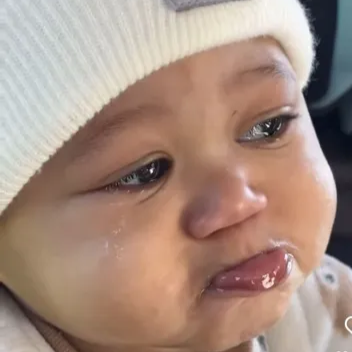
#> input picture imagens_bebe/chorando.png, 352 x 352 px
$ python -i main.py   (imports and definitions only)
#> lines starting #> are read from the running program, lines starting #| are printed output that depends on the picture
#> further down, picture is the input picture: PIL image 352x352 RGBA; mean R, G, B, A 167.1, 141.6, 128.5, 255
import asyncio
import sys
import warnings

# [7 lines not run here, left out]
import re
import json
import time
import io
import os
import subprocess  #import gif
import tempfile
import shutil

import nextcord
from PIL import Image, ImageSequence, ImageFilter
from nextcord.ext import commands, tasks
from nextcord.ui import View, Select, Button
from bemvindo import create_welcome_embed

from ticket_system import (
    setup_ticket_system,
    TicketPanelView,
    build_panel_embed,
    build_config_embed,
    load_config,
    save_config,
    ticket_reminder_loop,
)


PANEL_FILE = "panel_messages.json"

CANAL_LOG_PRIV = 1491930461750952108
CANAL_SHOP = 1491190154512171038
CARGO_PROTEGIDO = 1492378409781694484
# ============================casamento==================
CANAL_CASAMENTO = 1494420437453635766
SEU_ID = 1431111401522462741
ID_DA_NOIVA = 715329753032163379
CASAMENTO_FILE  = "casamento_compatibilidade.json"
ARQUIVO_ECONOMIA = "database.json"
# ===================================================================
CANAL_BEBE = 1494700943894118466
BEBE_FILE = "bebe_virtual.json"
PASTA_IMAGENS_BEBE = "imagens_bebe"

BEBE_IMAGENS = {
    "tranquilo": os.path.join(PASTA_IMAGENS_BEBE, "feliz.png"),
    "instável": os.path.join(PASTA_IMAGENS_BEBE, "neutro.png"),
    "chorando bastante": os.path.join(PASTA_IMAGENS_BEBE, "chorando.png"),
    "colapso": os.path.join(PASTA_IMAGENS_BEBE, "colapso.png"),
}
# mod bebe======================

NOIVO_ROLE_ID = 1491166369859764314
NOIVA_ROLE_ID = 1491166441515257927


CANAL_COMANDOS = 1494508908826464438
GIFSICLE_PATH = r"C:\Users\antho\Downloads\gifsicle-1.95-win32\gifsicle.exe"

CANAIS_REACAO = {
    1491169795398176889: 1493059675070009425,  # receita -> capcake
    1491192043672830084: 1493059522594607164,  # cinema -> pipoca
    1492357739588878449: 1492415234605060160,  # gifts -> gift1
    1491169251459862799: 1493059465958653982,  # memes -> kaka
    1491169848250597769: 1494093082667257866,  # viagens -> malas

}

DB_FILE = "database.json"

# [1 line that did not run here, left out]
# [1 line that did not run here, left out]

VIPS = {
    "momo": {
        "nome": "VIP MOMO",
        "preco": 50,
        "cargo_id": 1492358391475998892,
        "duracao_dias": 14,
        "tipo": "vip",
    },
    "picante": {
        "nome": "VIP PICANTE",
        "preco": 80,
        "cargo_id": 1492358453174472754,
        "duracao_dias": 14,
        "tipo": "vip",
    },
    "promessa": {
        "nome": "VIP PROMESSA",
        "preco": 150,
        "cargo_id": 1492358529775046793,
        "duracao_dias": 14,
        "tipo": "vip",
    },
    "dengo": {
        "nome": "VIP DENGO VITALÍCIO",
        "preco": 300,
        "cargo_id": 1492358174999707758,
        "duracao_dias": 14,
        "tipo": "vip",
    },
    "alma": {
        "nome": "PATROCÍNIO ALMA GÊMEA",
        "preco": 500,
        "cargo_id": 1492358982923321485,
        "duracao_dias": 14,
        "tipo": "vip",
    },
    "protegido": {
        "nome": "PROTEGIDO",
        "preco": 70,
        "cargo_id": 1492378409781694484,
        "duracao_dias": 7,
        "tipo": "protegido",
    },
}


from bebe import BebeSistema, registrar_views_bebe

# [1 line that did not run here, left out]
# [1 line that did not run here, left out]


CATEGORIA_MIDIA_ID = 1491169377217941675
EMOJI_CHECK = "<a:check:1495102972680736768>"


# ================= FIG =================

MAX_FIG_SIZE = 512 * 1024
FIG_DIM = (320, 320)


# [6 lines left out: function load_panels, not called in this run]

def save_panels(data):
    with open(PANEL_FILE, "w", encoding="utf-8") as f:
        json.dump(data, f, indent=4, ensure_ascii=False)

# [17 lines not run here, left out]


def fit_on_canvas(image: Image.Image, scale: float = 1.0) -> Image.Image:
#> called with scale = 1
    img = image.convert("RGBA")
    target_w, target_h = FIG_DIM

    # ===== fundo preenchido (sem transparência preta) =====
    bg_ratio = max(target_w / img.width, target_h / img.height)
#> bg_ratio = 0.909
    bg_w = max(1, int(img.width * bg_ratio))
#> bg_w = 320
    bg_h = max(1, int(img.height * bg_ratio))
#> bg_h = 320

    background = img.resize((bg_w, bg_h), Image.Resampling.LANCZOS)
    left = (bg_w - target_w) // 2
#> left = 0
    top = (bg_h - target_h) // 2
#> top = 0
    background = background.crop((left, top, left + target_w, top + target_h))
    background = background.filter(ImageFilter.GaussianBlur(12))
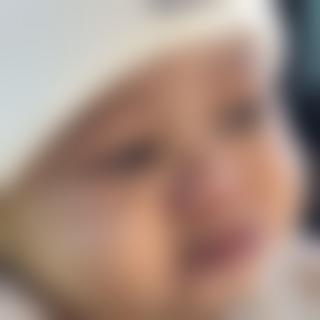
#> background: PIL image 320x320 RGBA; mean R, G, B, A 167, 141.5, 128.5, 255

    # escurece um pouco o fundo pra destacar o centro
    dark = Image.new("RGBA", (target_w, target_h), (0, 0, 0, 70))
    background = Image.alpha_composite(background, dark)
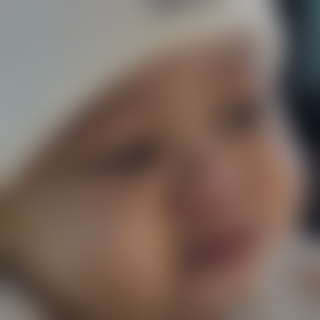
#> background: PIL image 320x320 RGBA; mean R, G, B, A 121.1, 102.7, 93.2, 255

    # ===== imagem principal centralizada =====
    fg_ratio = min(target_w / img.width, target_h / img.height) * scale
#> fg_ratio = 0.909
    fg_w = max(1, int(img.width * fg_ratio))
#> fg_w = 320
    fg_h = max(1, int(img.height * fg_ratio))
#> fg_h = 320

    foreground = img.resize((fg_w, fg_h), Image.Resampling.LANCZOS)

    x = (target_w - fg_w) // 2
#> x = 0
    y = (target_h - fg_h) // 2
#> y = 0

    background.paste(foreground, (x, y), foreground)
    return background


# [145 lines left out: functions compress_static_image, _quantize_rgba_frame, prepare_gif_frames, compress_gif, load_db, not called in this run]


def save_db(data):
    with open(DB_FILE, "w", encoding="utf-8") as f:
        json.dump(data, f, indent=4, ensure_ascii=False)


# [22 lines left out: function get_user, not called in this run]


# [4 lines not run here, left out]

# ================= EMBED SHOP =================


# [32 lines left out: function create_shop_embed, not called in this run]


# [14 lines that did not run here, left out]


class MimoSelect(Select):
    # [13 lines left out: function __init__, not called in this run]

    async def callback(self, interaction: nextcord.Interaction):
        if interaction.user.id != self.author.id:
            await interaction.response.send_message("❌ Essa interação não é sua.", ephemeral=True)
            return

        if self.target.id == self.author.id:
            await interaction.response.send_message("❌ Você não pode enviar mimos para si mesmo.", ephemeral=True)
            return

        value = int(self.values[0])

        data = get_user(self.target.id)
        data[str(self.target.id)]["mimos"] += value
        save_db(data)

        await log_priv(interaction.guild, f"[MIMOS] {interaction.user} enviou {value} mimos para {self.target}")

        await interaction.response.send_message(
            f"💖 Você enviou {value} <:mimo:1492379169999552563> para {self.target.mention}.",
            ephemeral=True
        )


class UserSelect(Select):
    # [13 lines left out: function __init__, not called in this run]

    async def callback(self, interaction: nextcord.Interaction):
        if interaction.user.id != self.author.id:
            await interaction.response.send_message("❌ Essa interação não é sua.", ephemeral=True)
            return

        membro = interaction.guild.get_member(int(self.values[0]))
        if not membro:
            await interaction.response.send_message("❌ Não encontrei esse membro.", ephemeral=True)
            return

        embed = nextcord.Embed(
            title="Enviar mimos",
            description=(
                f"**Destinatário:** {membro.mention}\n"
                f"**Nome:** {membro.display_name}\n"
                f"**Usuário:** @{membro.name}"
            ),
            color=0xFF69B4
        )
        if membro.display_avatar:
            embed.set_thumbnail(url=membro.display_avatar.url)

        view = View(timeout=300)
        view.add_item(MimoSelect(membro, self.author))

        await interaction.response.send_message(embed=embed, view=view, ephemeral=True)


class VipSelect(Select):
    # [10 lines left out: function __init__, not called in this run]

    async def callback(self, interaction: nextcord.Interaction):
        data = get_user(interaction.user.id)
        user = data[str(interaction.user.id)]

        key = self.values[0]
        vip = VIPS[key]
        agora = int(time.time())

        if vip["tipo"] == "protegido":
            if user.get("protegido") and user.get("protegido_expira", 0) > agora:
                await interaction.response.send_message("❌ Você já possui PROTEGIDO ativo.", ephemeral=True)
                return

            if user["moedas"] < vip["preco"]:
                await interaction.response.send_message("❌ Você não tem moedas suficientes.", ephemeral=True)
                return

            user["moedas"] -= vip["preco"]
            user["protegido"] = True
            user["protegido_comprado_em"] = agora
            user["protegido_expira"] = agora + (vip["duracao_dias"] * 86400)

            cargo = interaction.guild.get_role(vip["cargo_id"])
            if cargo:
                await interaction.user.add_roles(cargo)

            save_db(data)
            await log_priv(interaction.guild, f"[COMPRA] {interaction.user} comprou PROTEGIDO por {vip['preco']} moedas")
            await interaction.response.send_message("✅ Você comprou **PROTEGIDO** com sucesso.", ephemeral=True)
            return

        if user.get("vip") and user.get("vip_expira", 0) > agora:
            await interaction.response.send_message("❌ Você já possui um VIP/PATROCÍNIO ativo.", ephemeral=True)
            return

        if user["moedas"] < vip["preco"]:
            await interaction.response.send_message("❌ Você não tem moedas suficientes.", ephemeral=True)
            return

        user["moedas"] -= vip["preco"]
        user["vip"] = key
        user["vip_comprado_em"] = agora
        user["vip_expira"] = agora + (vip["duracao_dias"] * 86400)

        cargo = interaction.guild.get_role(vip["cargo_id"])
        if cargo:
            await interaction.user.add_roles(cargo)

        save_db(data)
        await log_priv(interaction.guild, f"[COMPRA] {interaction.user} comprou {vip['nome']} por {vip['preco']} moedas")
        await interaction.response.send_message(f"✅ Você comprou **{vip['nome']}** com sucesso.", ephemeral=True)


# [28 lines that did not run here, left out]


# [78 lines that did not run here, left out]


# [44 lines not run here, left out]


# ================= CASAMENTO JSON =================

def log_ok(msg):
    print(f"[OK] {msg}")

def log_warn(msg):
    print(f"[AVISO] {msg}")

def log_erro(msg):
    print(f"[ERRO] {msg}")

# [47 lines left out: function load_casamento, not called in this run]


def save_casamento(data):
    with open(CASAMENTO_FILE, "w", encoding="utf-8") as f:
        json.dump(data, f, indent=4, ensure_ascii=False)


def usuario_autorizado_casamento(user_id: int):
    return user_id in [SEU_ID, ID_DA_NOIVA]


# [33 lines left out: functions salvar_resposta_casamento, validar_respostas_casamento, not called in this run]


# ================= CASAMENTO OPÇÕES =================

LUGARES_CASAMENTO = [
    ("praia", "Praia"),
    ("igreja", "Igreja"),
    ("campo", "Campo / Sítio"),
    ("salao", "Salão elegante"),
    ("jardim", "Jardim"),
    ("simples", "Algo simples / íntimo"),
]

BOLOS_CASAMENTO = [
    ("chocolate", "Chocolate"),
    ("morango", "Morango"),
    ("red_velvet", "Red Velvet"),
    ("ninho", "Ninho"),
    ("baunilha", "Baunilha"),
    ("prestigio", "Prestígio"),
    ("doce_de_leite", "Doce de leite"),
]

MUSICAS_CASAMENTO = [
    ("romantico", "Romântico"),
    ("sertanejo", "Sertanejo"),
    ("pop", "Pop"),
    ("pagode", "Pagode"),
    ("mpb", "MPB"),
    ("gospel", "Gospel"),
    ("funk", "Funk"),
    ("eletronica", "Eletrônica"),
]

PERIODOS_CASAMENTO = [
    ("manha", "Manhã"),
    ("tarde", "Tarde"),
    ("por_do_sol", "Pôr do sol"),
    ("noite", "Noite"),
]

QTD_CONVIDADOS_CASAMENTO = [
    ("mini", "Só nós dois / mini cerimônia"),
    ("intimo", "Bem íntimo"),
    ("pequeno", "Pequeno"),
    ("medio", "Médio"),
    ("grande", "Grande"),
    ("muita_gente", "Muita gente"),
]

TIPO_CONVIDADOS_CASAMENTO = [
    ("familia_proxima", "Só família próxima"),
    ("familia_amigos_proximos", "Família + amigos próximos"),
    ("misto", "Família + amigos + alguns conhecidos"),
    ("todos_importantes", "Todo mundo importante"),
    ("festa_grande", "Festa grande com conhecidos também"),
]

DECORACOES_CASAMENTO = [
    ("luxuosa", "Luxuosa"),
    ("minimalista", "Minimalista"),
    ("romantica", "Romântica"),
    ("floral", "Floral"),
    ("elegante_escura", "Elegante escura"),
    ("fofa", "Fofa / delicada"),
    ("rustica", "Rústica"),
]


# [5 lines left out: function label_casamento, not called in this run]

# ============================== casamento

# ================= CASAMENTO LÓGICA =================

ORDENACAO_PERIODO_CASAMENTO = {
    "manha": 0,
    "tarde": 1,
    "por_do_sol": 2,
    "noite": 3,
}

ORDENACAO_QTD_CASAMENTO = {
    "mini": 0,
    "intimo": 1,
    "pequeno": 2,
    "medio": 3,
    "grande": 4,
    "muita_gente": 5,
}

ORDENACAO_TIPO_CASAMENTO = {
    "familia_proxima": 0,
    "familia_amigos_proximos": 1,
    "misto": 2,
    "todos_importantes": 3,
    "festa_grande": 4,
}


def pontuar_igual(a, b):
    return 10 if a == b else 0


# [572 lines left out: functions pontuar_proximidade, pontuar_multiselect, nivel_compatibilidade, calcular_recompensa_casamento, adicionar_recompensa_db, calcular_compatibilidade_casamento and 10 more, not called in this run]


# [38 lines not run here, left out]


# ================= CASAMENTO SELECTS =================

class LugarCasamentoSelect(Select):
    def __init__(self):
        options = [nextcord.SelectOption(label=label, value=value) for value, label in LUGARES_CASAMENTO]
        super().__init__(placeholder="Escolha o lugar...", min_values=1, max_values=1, options=options)

    async def callback(self, interaction: nextcord.Interaction):
        salvar_resposta_casamento(interaction.user.id, "lugar", self.values[0])
        await interaction.response.send_message("📍 Lugar salvo.", ephemeral=True)


class BoloCasamentoSelect(Select):
    def __init__(self):
        options = [nextcord.SelectOption(label=label, value=value) for value, label in BOLOS_CASAMENTO]
        super().__init__(placeholder="Escolha 2 sabores de bolo...", min_values=2, max_values=2, options=options)

    async def callback(self, interaction: nextcord.Interaction):
        salvar_resposta_casamento(interaction.user.id, "bolo", self.values)
        await interaction.response.send_message("🎂 Sabores salvos.", ephemeral=True)


class MusicaCasamentoSelect(Select):
    def __init__(self):
        options = [nextcord.SelectOption(label=label, value=value) for value, label in MUSICAS_CASAMENTO]
        super().__init__(placeholder="Escolha 2 gêneros musicais...", min_values=2, max_values=2, options=options)

    async def callback(self, interaction: nextcord.Interaction):
        salvar_resposta_casamento(interaction.user.id, "musica", self.values)
        await interaction.response.send_message("🎵 Gêneros salvos.", ephemeral=True)


class PeriodoCasamentoSelect(Select):
    def __init__(self):
        options = [nextcord.SelectOption(label=label, value=value) for value, label in PERIODOS_CASAMENTO]
        super().__init__(placeholder="Escolha o período...", min_values=1, max_values=1, options=options)

    async def callback(self, interaction: nextcord.Interaction):
        salvar_resposta_casamento(interaction.user.id, "periodo", self.values[0])
        await interaction.response.send_message("🌅 Período salvo.", ephemeral=True)


class QtdConvidadosCasamentoSelect(Select):
    def __init__(self):
        options = [nextcord.SelectOption(label=label, value=value) for value, label in QTD_CONVIDADOS_CASAMENTO]
        super().__init__(placeholder="Escolha a quantidade de convidados...", min_values=1, max_values=1, options=options)

    async def callback(self, interaction: nextcord.Interaction):
        salvar_resposta_casamento(interaction.user.id, "qtd_convidados", self.values[0])
        await interaction.response.send_message("👥 Quantidade salva.", ephemeral=True)


class TipoConvidadosCasamentoSelect(Select):
    def __init__(self):
        options = [nextcord.SelectOption(label=label, value=value) for value, label in TIPO_CONVIDADOS_CASAMENTO]
        super().__init__(placeholder="Escolha o tipo de convidados...", min_values=1, max_values=1, options=options)

    async def callback(self, interaction: nextcord.Interaction):
        salvar_resposta_casamento(interaction.user.id, "tipo_convidados", self.values[0])
        await interaction.response.send_message("💌 Tipo de convidados salvo.", ephemeral=True)


class DecoracaoCasamentoSelect(Select):
    def __init__(self):
        options = [nextcord.SelectOption(label=label, value=value) for value, label in DECORACOES_CASAMENTO]
        super().__init__(placeholder="Escolha a decoração...", min_values=1, max_values=1, options=options)

    async def callback(self, interaction: nextcord.Interaction):
        salvar_resposta_casamento(interaction.user.id, "decoracao", self.values[0])
        await interaction.response.send_message("🎀 Decoração salva.", ephemeral=True)


# [15 lines that did not run here, left out]


class FormularioCasamentoParte2(View):
    # [5 lines left out: function __init__, not called in this run]


# [117 lines that did not run here, left out]


# [15 lines that did not run here, left out]


# =============================

# [74 lines that did not run here, left out]


# ======================================== bebe======


# [295 lines not run here, left out]


bot_ready_once = False

# [141 lines not run here, left out]


import os
from dotenv import load_dotenv

# [2 lines not run here, left out]

>>> from PIL import Image
>>> picture = Image.open('imagens_bebe/chorando.png')
>>> result = fit_on_canvas(picture)

$ run again, on imagens_bebe/memorias_bebe/brinquedos.jpg
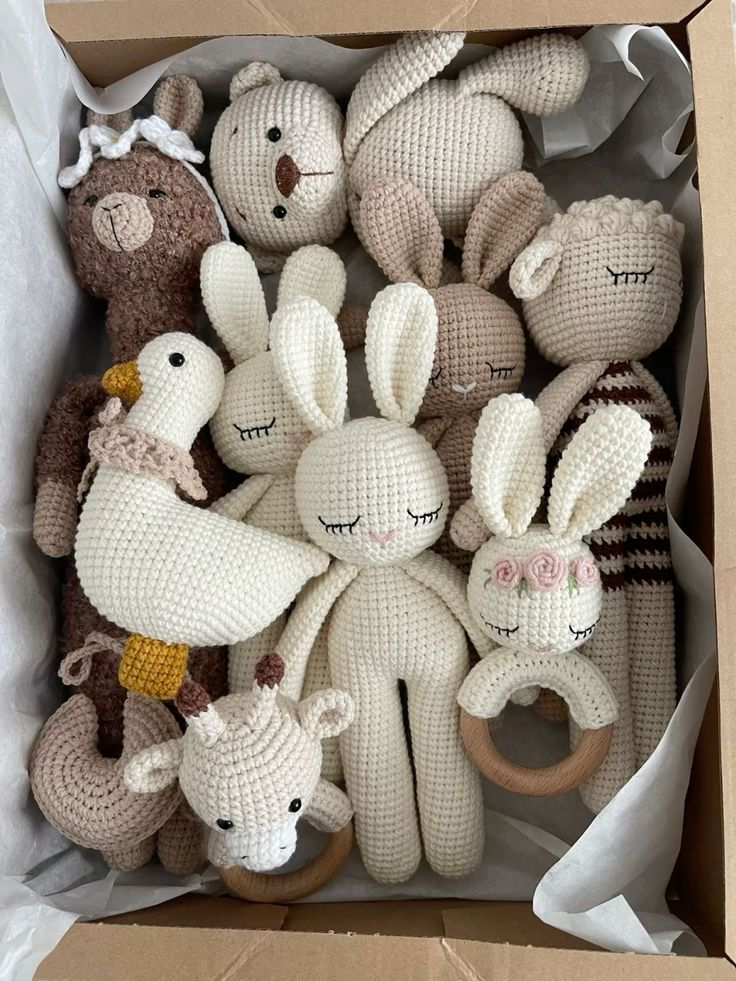
#> input picture imagens_bebe/memorias_bebe/brinquedos.jpg, 736 x 981 px
#> picture is the input picture: PIL image 736x981 RGB; mean R, G, B 144.6, 133.7, 120.7
#> in fit_on_canvas, `background = Image.alpha_composite(background, dark)`:
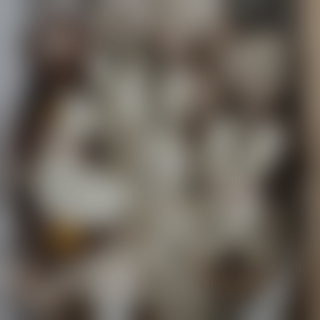
#> background: PIL image 320x320 RGBA; mean R, G, B, A 107.2, 99.9, 90.9, 255
#> in fit_on_canvas, `background.paste(foreground, (x, y), foreground)`:
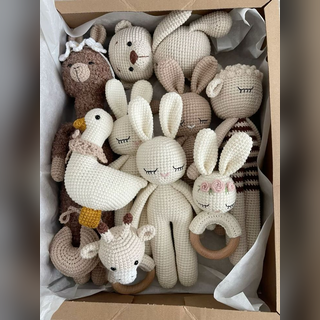
#> background: PIL image 320x320 RGBA; mean R, G, B, A 131.4, 121.4, 110.1, 255
